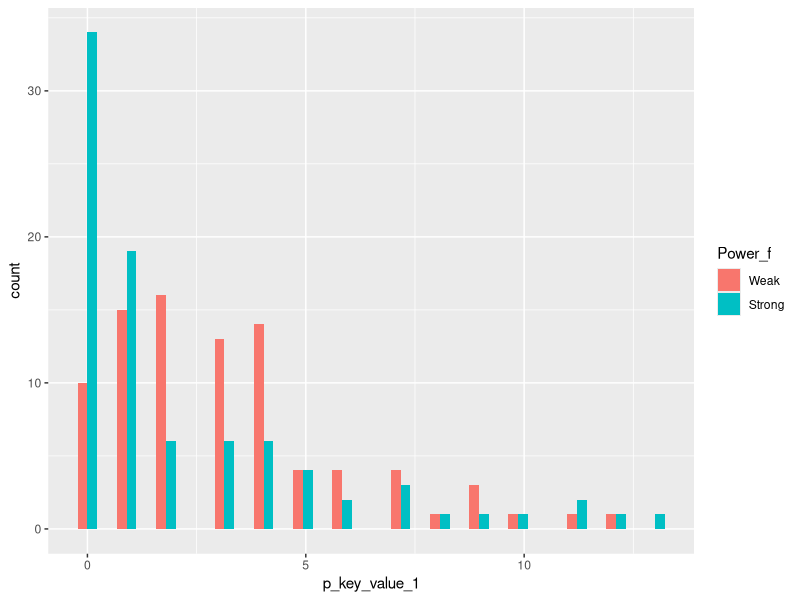
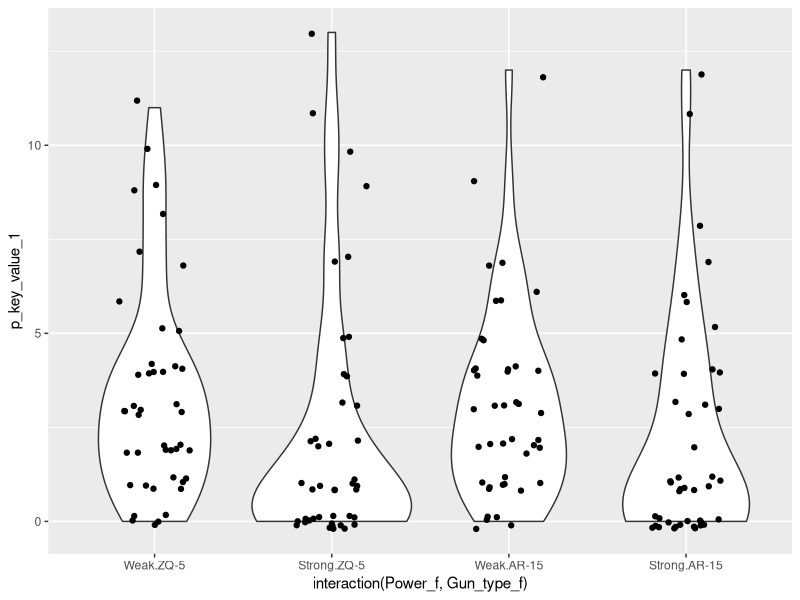
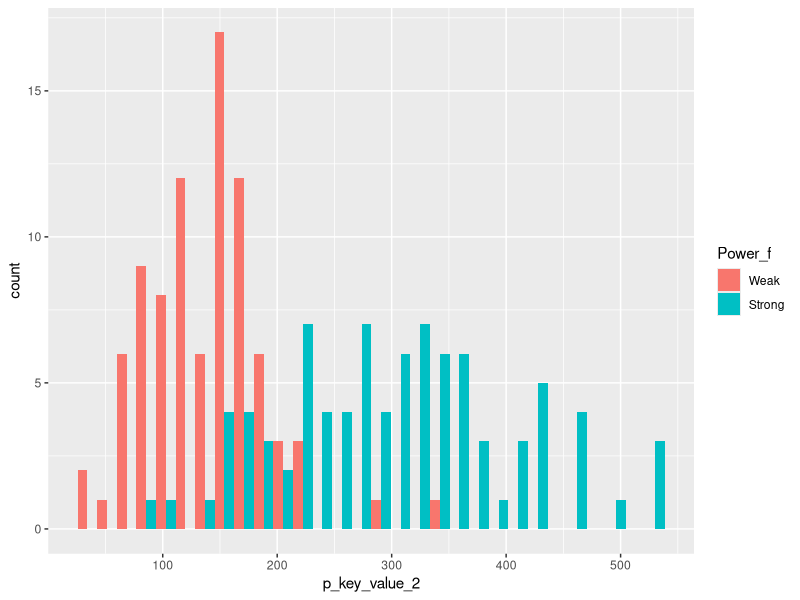
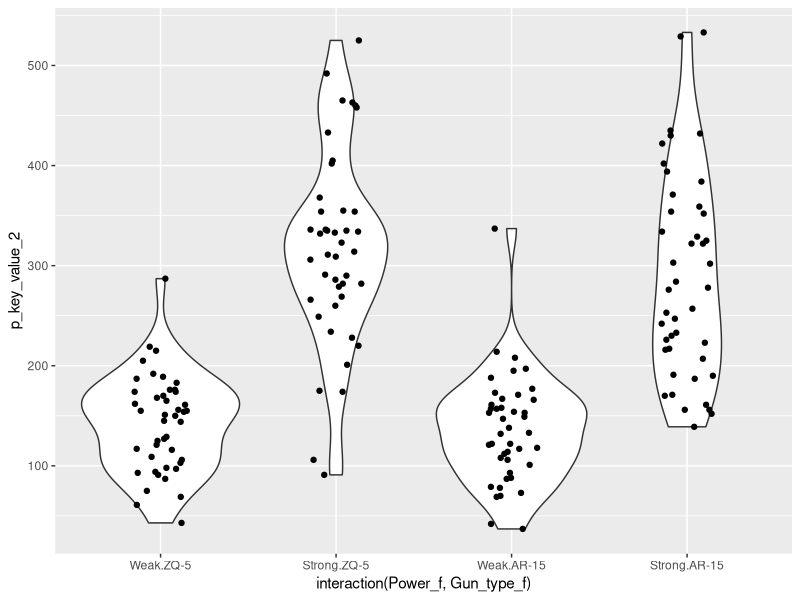

Generate these figures, in order, with R:
library(readxl)
library(magrittr)
library(dplyr)
library(psych)
library(BayesFactor)
library(ggplot2)

dat = read.delim("processed_data.txt", stringsAsFactors = F)

# data cleaning
# Mutate factor forms of Gun_type and Power
dat$Gun_type_f = factor(dat$Gun_type, labels = c("ZQ-5", "AR-15")) %>% 
  C(sum) %>% 
  relevel(ref = "ZQ-5")
dat$Power_f = factor(dat$Power, labels = c("Weak", "Strong")) %>% 
  C(sum) %>% 
  relevel(ref = "Weak")
# factor form of political orientation
dat$pol_orien_f = factor(dat$pol_orien, labels = c("Dem", "Rep", "Mod", "Lib", "Other"))

# Analysis ----
# Manipulation check
glm(p_key_value_1 ~ Gun_type_f*Power_f, data = dat, family = "poisson") %>% summary
glm(p_key_value_2 ~ Gun_type_f*Power_f, data = dat, family = "poisson") %>% summary

tapply(dat$p_key_value_1, list(dat$Gun_type_f, dat$Power_f), mean, na.rm = T)
tapply(dat$p_key_value_2, list(dat$Gun_type_f, dat$Power_f), mean, na.rm = T)

ggplot(dat, aes(x = p_key_value_1, fill = Power_f)) +
  geom_histogram(position = "dodge")
ggplot(dat, aes(x = interaction(Power_f, Gun_type_f), y = p_key_value_1)) +
  geom_violin() +
  geom_point(position = position_jitter(w = .2, h = 0.2))

ggplot(dat, aes(x=p_key_value_2, fill = Power_f)) +
  geom_histogram(position = "dodge")
ggplot(dat, aes(x = interaction(Power_f, Gun_type_f), y = p_key_value_2)) +
  geom_violin() +
  geom_point(position = position_jitter(w = .15, h = 0))

# How bad is data missingness across DVs?
DVs = c("amend1", "amend2", 
        "AR_desire", "AR_intent", "AR_price", 
        "game_gun_desire", "policy", "magazine_cap",
        "per_1", "per_2", "per_3", "per_4")
for (i in DVs) {
  print(i); print(sum(is.na(dat[,i])))
}

# Main outcomes
dat1 = dat %>% 
  select(amend2, AR_intent, game_gun_desire, policy,
         Gun_type_f, Power_f, pol_orien_f) %>% 
  filter(complete.cases(.)) %>% 
  as.data.frame()

mod1 = anovaBF(amend2 ~ Gun_type_f * Power_f, 
               rscaleFixed = .5, data = dat1)
mod2 = anovaBF(AR_intent ~ Gun_type_f * Power_f, 
               rscaleFixed = .5, data = dat1)
mod3 = anovaBF(game_gun_desire ~ Gun_type_f * Power_f, 
               rscaleFixed = .5, data = dat1)
mod4 = anovaBF(policy ~ Gun_type_f * Power_f, 
               rscaleFixed = .5, data = dat1)


# Adding politics as a covariate
mod1_cov = anovaBF(amend2 ~ Gun_type_f * Power_f + pol_orien_f, 
                   rscaleFixed = .5, data = dat1)
mod2_cov = anovaBF(AR_intent ~ Gun_type_f * Power_f + pol_orien_f, 
                   rscaleFixed = .5, data = dat1)
mod3_cov = anovaBF(game_gun_desire ~ Gun_type_f * Power_f + pol_orien_f, 
                   rscaleFixed = .5, data = dat1)
mod4_cov = anovaBF(policy ~ Gun_type_f * Power_f + pol_orien_f, 
                   rscaleFixed = .5, data = dat1)

# AR_desire had some missing data
mod5_cov = dat %>% 
  select(AR_desire, Gun_type_f, Power_f, pol_orien_f) %>% 
  filter(complete.cases(.)) %>% 
  as.data.frame() %>% 
  anovaBF(AR_desire ~ Gun_type_f * Power_f + pol_orien_f, 
          rscaleFixed = .5, data = .)
sort(mod5_cov)
